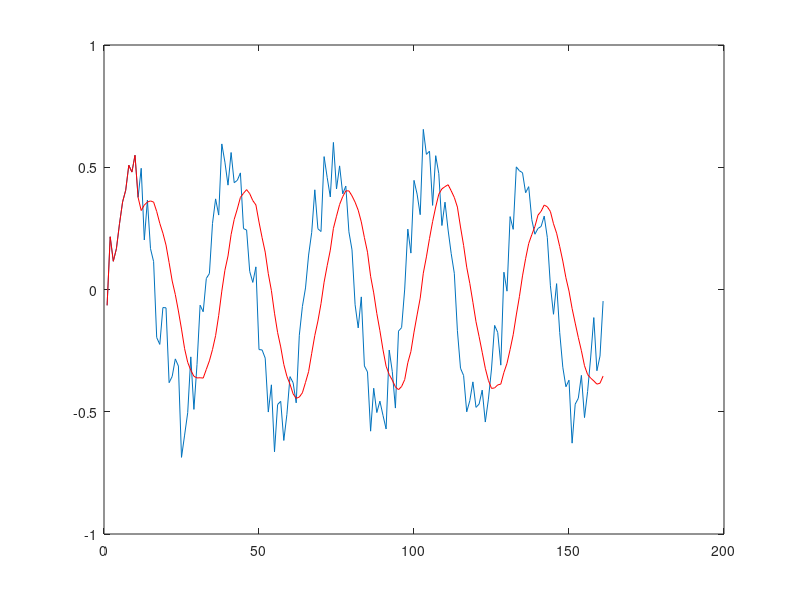

Reproduce this figure in MATLAB.
 
load('X.mat');
y=x;


for i=12:161

     sum= x(1,i);

    for j=1:11

     k=i-j;
     sum= sum + x(1,k);

    end

  y(1,i)= 1/12*sum;
  k=0;
end
plot(x);
hold on
plot(y,'r');
